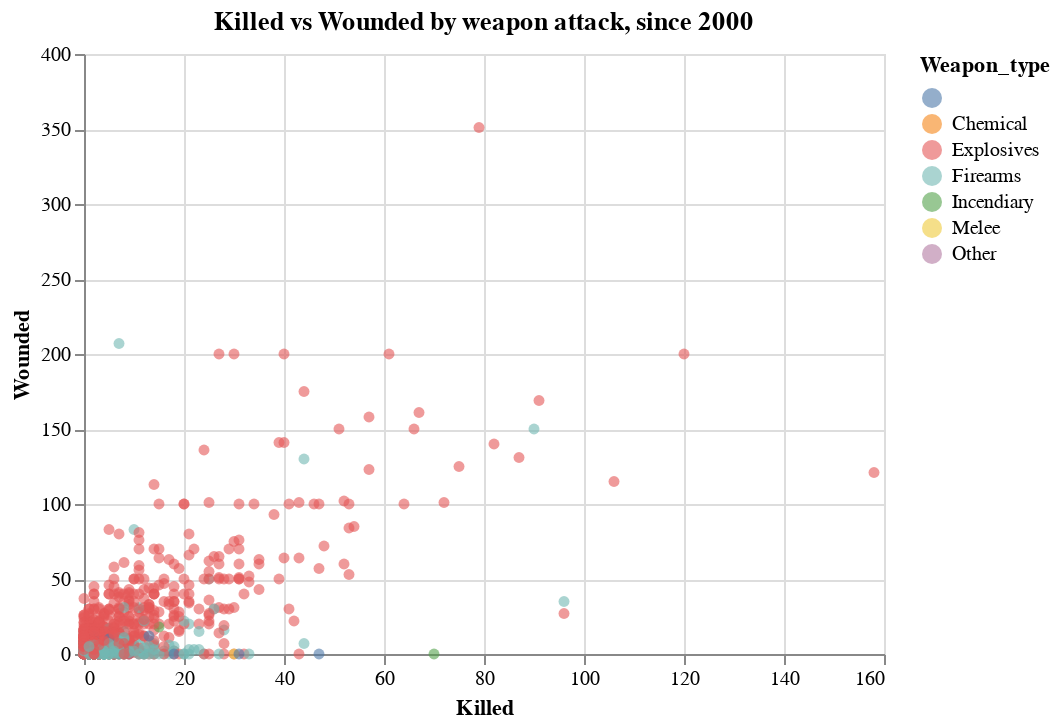

Write notebook code for a chart like this one.
### Markdown cell above
### Killed vs Wounded, by type of weapon

### Code cell
alt.Chart(df[df.Year>=2000]).mark_circle(opacity=.6).encode(
    alt.X('Killed'),
    alt.Y('Wounded'),
    alt.Color('Weapon_type'),
    tooltip=['Killed', 'Wounded', 'Weapon_type']
).properties(
    title = "Killed vs Wounded by weapon attack, since 2000"
)

### Figure 1 — Vega-Lite specification as saved in the notebook (floating-point values rounded to 4 significant figures; data arrays with more than 128 entries replaced by an {"elided": "..."} marker saying what was removed)
{"$schema": "https://vega.github.io/schema/vega-lite/v4.8.1.json", "config": {"view": {"continuousHeight": 300, "continuousWidth": 400}}, "data": {"name": "data-4cce077929eb673dc839ed1c9ee78fbe"}, "datasets": {"data-4cce077929eb673dc839ed1c9ee78fbe": {"elided": "1573 records"}}, "encoding": {"color": {"field": "Weapon_type", "type": "nominal"}, "tooltip": [{"field": "Killed", "type": "quantitative"}, {"field": "Wounded", "type": "quantitative"}, {"field": "Weapon_type", "type": "nominal"}], "x": {"field": "Killed", "type": "quantitative"}, "y": {"field": "Wounded", "type": "quantitative"}}, "mark": {"opacity": 0.6, "type": "circle"}, "title": "Killed vs Wounded by weapon attack, since 2000"}
